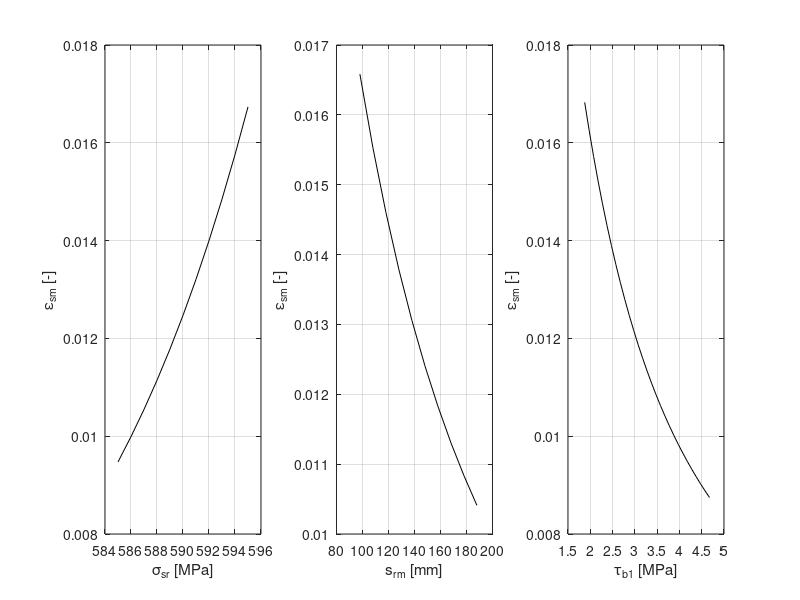

The MATLAB script that drew this image: (Note: this script raises an error after producing the figure.)
% UQ Eng mini project

clear
clc
close all

%% 2.1 Choice and implementation of the model

% Fixed Parameters
D = 16; % Reinforcing bar diameter in mm
Es = 205000; % Elastic modulus of the steel in MPa
esu = 0.08; % Ultimate strain of the steel
fsu = 600; % Ultimate stress of the steel in MPa
fsy = 550; % Yield stress of the steel in MPa
rho = 0.02; % Reinforcement content As/Ac
% Material parameters for Ramberg-Osgood steel material law
ka = 0.002;
kb = 0.002;
alpha = log((esu-fsu/Es)/ka)/log(fsu/fsy);
kc =fsy/(kb^(1/alpha));

% Model - Alvarez 1998
M_avg_strain = @(sigsr,srm,taub1) sigsr/Es-taub1.*srm/(Es*D)+D./(2*taub1.*srm)*1./(alpha+1)./kc.^alpha.*...
    (sigsr.^(alpha+1)-(sigsr-2*taub1.*srm/D).^(alpha+1));



%% 2.2 Probabilistic input model

% Steel stress at the crack
warning('To be changed')
a_sigsr = 585;
b_sigsr = 595;

% Crack spacing
sr0 = D/4*(1/rho-1); % Maximum crack spacing in mm
srmin = 0.5*sr0; % Minimum crack spacing in mm
a_srm = srmin;
b_srm = sr0;

% Nominal bond shear stress
alphaJCSS = 1;
lambdaJCSS = 0.96;
% Lognormal distribution for measured compressive strength of concrete
fc_mean = 40; % mean compressive strength of concrete, from an assumed material test series
fc_std = 5; % standard deviation of compressive strength of concrete, from an assumed material test series
fc_cov = fc_std/fc_mean;
fc_zeta = sqrt(log(1+fc_cov^2));
fc_lambda = log(fc_mean/sqrt(1+fc_cov^2));
% Lognormal distribution for Y1
Y1_mean = 1;
Y1_cov = 0.06;
Y1_std = Y1_mean*Y1_cov;
Y1_zeta = sqrt(log(1+Y1_cov^2));
Y1_lambda = log(Y1_mean/sqrt(1+Y1_cov^2));
% Lognormal distribution for Y2
Y2_mean = 1;
Y2_cov = 0.3;
Y2_std = Y1_mean*Y1_cov;
Y2_zeta = sqrt(log(1+Y2_cov^2));
Y2_lambda = log(Y2_mean/sqrt(1+Y2_cov^2));
% Transform to lognormal distribution of tensile stress
fct_zeta = 2/3*lambdaJCSS*fc_zeta+2/3*Y1_zeta+Y2_zeta;
fct_lambda = 2/3*lambdaJCSS*fc_lambda+2/3*Y1_lambda+Y2_lambda+log(0.3);
fct_mean = exp(fct_lambda+fct_zeta^2/2);
fct_std = exp(fct_lambda+fct_zeta^2/2)*sqrt(exp(fct_zeta^2)-1);
warning('to be discussed')
a_fct = fct_mean - fct_std;
b_fct = fct_mean + fct_std;


%% 2.2 - plots
F1.fig = figure('Units','Centimeters','Position',[2,2,21-5,6]);

F1.ax(1) = subplot(1,3,1);
grid on
box on
hold on
F1.p(1) = plot([a_sigsr:b_sigsr],M_avg_strain([a_sigsr:b_sigsr],mean([a_srm:b_srm]),mean([a_fct:b_fct])),'k');
xlabel('\sigma_{sr} [MPa]')
ylabel('\epsilon_{sm} [-]')

F1.ax(2) = subplot(1,3,2);
grid on
box on
hold on
F1.p(2) = plot([a_srm:10:b_srm],M_avg_strain(mean([a_sigsr:b_sigsr]),[a_srm:10:b_srm],mean([a_fct:b_fct])),'k');
xlabel('s_{rm} [mm]')
ylabel('\epsilon_{sm} [-]')

F1.ax(3) = subplot(1,3,3);
grid on
box on
hold on
F1.p(3) = plot([a_fct:0.1:b_fct],M_avg_strain(mean([a_sigsr:b_sigsr]),mean([a_srm:b_srm]),[a_fct:0.1:b_fct]),'k');
xlabel('\tau_{b1} [MPa]')
ylabel('\epsilon_{sm} [-]')

%% 2.3 Sampling the experimental design
% Latin hypercube sampling
warning('??')
p = 5;
M = 3;
P = factorial(M+p)/(factorial(M)*factorial(p));
k = 2; % oversampling rate
n = k*P;
u01 = lhsdesign(n,M);

% Transform -- Experimental design
x_sigsr = a_sigsr+u01(:,1)*(b_sigsr-a_sigsr);
x_srm = a_srm+u01(:,2)*(b_srm-a_srm);
x_taub1 = a_fct+u01(:,3)*(b_fct-a_fct);

% Evaluation of the full model on the experimental design
y_ED = M_avg_strain(x_sigsr,x_srm,x_taub1);
y_ED_mean = mean(y_ED);
y_ED_std = std(y_ED);
y_ED_var = y_ED_std^2;

